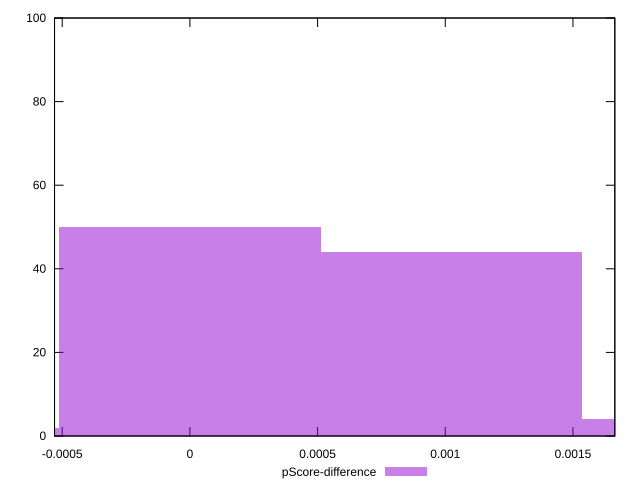

gnuplot code for this plot:
reset

$pScoreDifference <<EOF
0 50
-0.0010245802556181104 2
0.0010245802556181104 44
0.002049160511236221 4
EOF

set key outside below
set boxwidth 0.0010245802556181104
set xrange [-0.0005300565572609051:0.001663997808019957]
set yrange [0:100]
set trange [0:100]
set style fill transparent solid 0.5 noborder
set terminal svg size 640, 490 enhanced background rgb 'white'
set output "reports/report_00031_2021-02-24T23-18-18.084Z/largest-contentful-paint/samples/agenda/pScore-difference/histogram.svg"

plot $pScoreDifference title "pScore-difference" with boxes

reset
